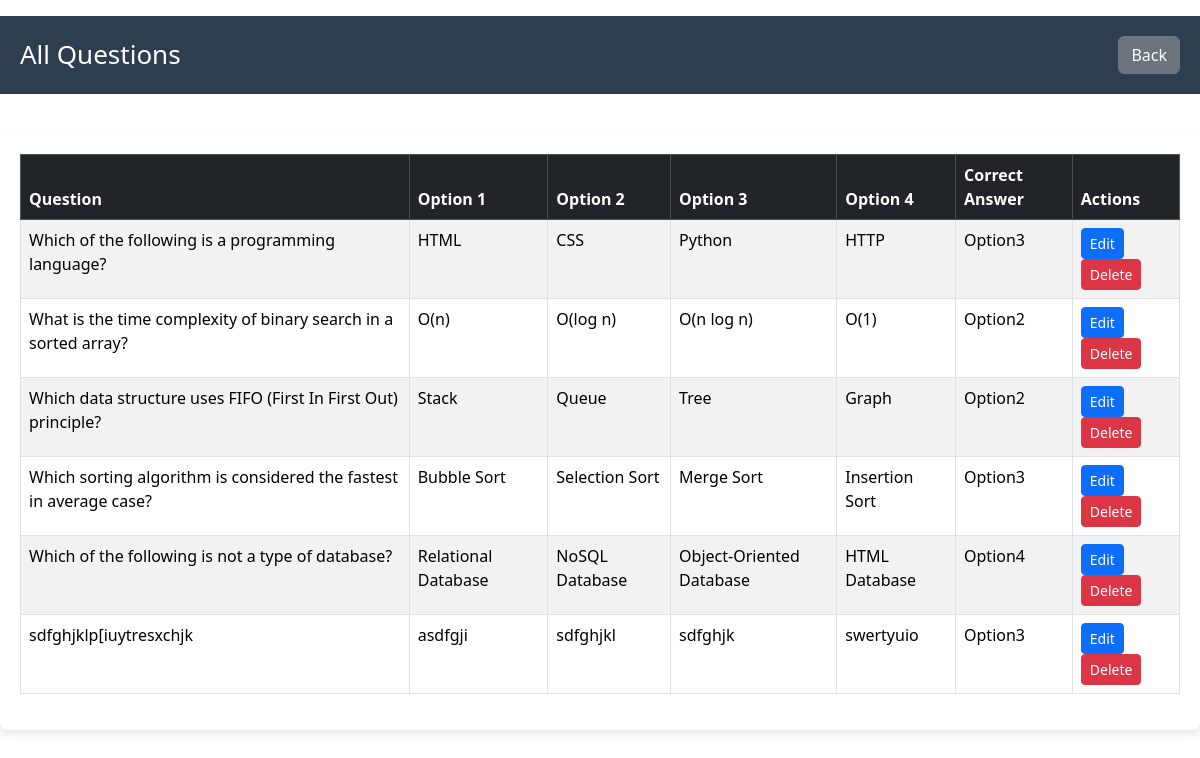
The page /view_questions/ on the database as committed earlier.
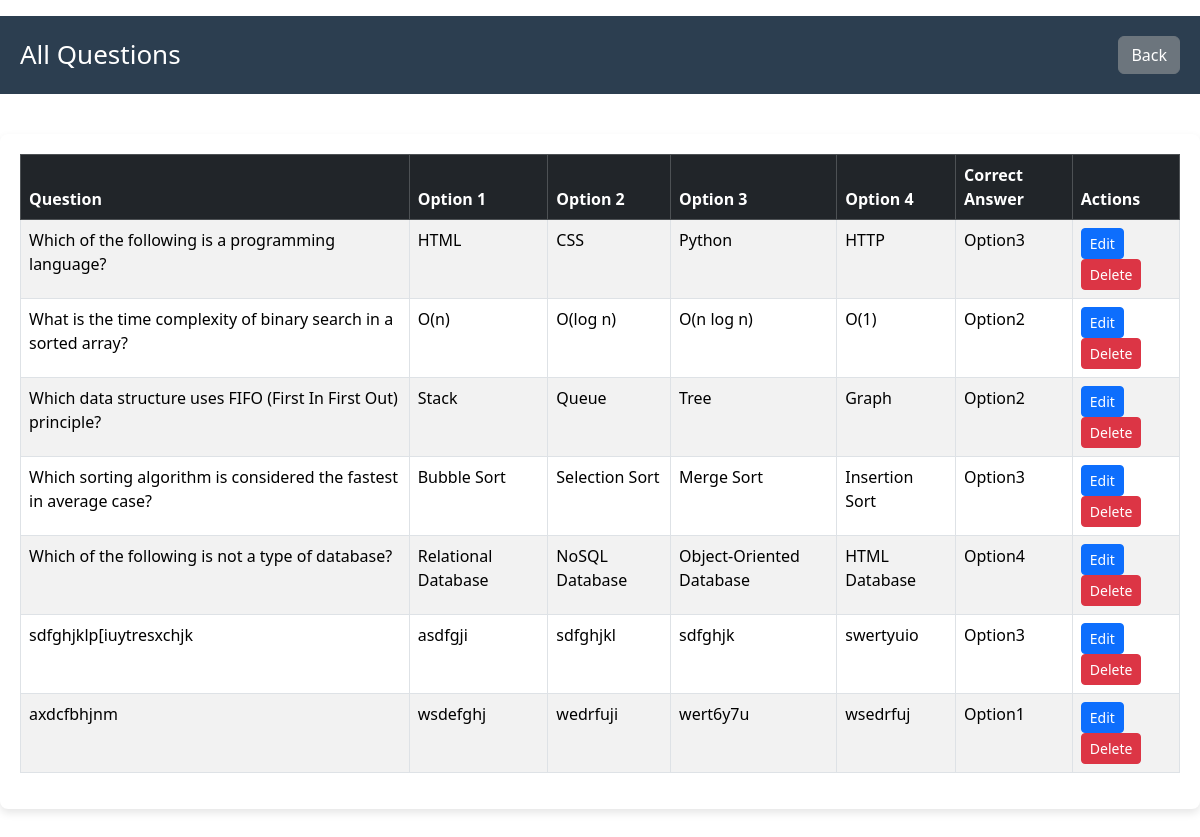
The same page on the database as committed later.
### Exam_Portel/models.py (models this page shows, shortened)
class Questions(models.Model):
    question_text = models.CharField(max_length=100,null=True,blank=True)
    option1 = models.CharField(max_length=100,null=True,blank=True)
    option2 = models.CharField(max_length=100,null=True,blank=True)
    option3 = models.CharField(max_length=100,null=True,blank=True)
    option4 = models.CharField(max_length=100,null=True,blank=True)
    ANSWER_CHOICES = (
        ('option1', 'Option 1'),
        ('option2', 'Option 2'),
        ('option3', 'Option 3'),
        ('option4', 'Option 4'),
    )
    correct_answer = models.CharField(max_length=10, choices=ANSWER_CHOICES)

### Exam_Portel/views.py (the view)
# urls.py: path('view_questions/',views.view_questions,name='view_questions'),
def view_questions(request):
    questions = Questions.objects.all()
    return render(request,'admin/view_questions.html',{'questions':questions})

### Exam_Portel/templates/admin/view_questions.html (shortened to what this page needs)
{% load static %}
<!DOCTYPE html>
<html lang="en">
<head>
    <link rel="stylesheet" href="{% static 'css/admin/view_questions.css' %}">
    <link href="https://cdn.jsdelivr.net/npm/bootstrap@5.3.2/dist/css/bootstrap.min.css" rel="stylesheet">
</head>
<body>
<header class="d-flex justify-content-between align-items-center my-3">
    <h1>All Questions</h1>
    <a href="{% url 'admin_dashboard' %}" class="btn btn-secondary">Back</a>
</header>
<div class="table-container">
    <table class="table table-striped table-bordered">
        <thead class="table-dark">
            <tr>
                <th>Question</th>
                <th>Option 1</th>
                <th>Option 2</th>
                <th>Option 3</th>
                <th>Option 4</th>
                <th>Correct Answer</th>
                <th>Actions</th>
            </tr>
        </thead>
        <tbody>
            {% for q in questions %}
            <tr>
                <td>{{ q.question_text }}</td>
                <td>{{ q.option1 }}</td>
                <td>{{ q.option2 }}</td>
                <td>{{ q.option3 }}</td>
                <td>{{ q.option4 }}</td>
                <td>{{ q.correct_answer|capfirst }}</td>
                <td>
                    <a href="{% url 'question_update' q.id %}" class="btn btn-sm btn-primary">Edit</a>
                    <a href="{% url 'question_delete' q.id %}" class="btn btn-sm btn-danger">Delete</a>
                </td>
            </tr>
            {% endfor %}
        </tbody>
    </table>
</div>
</body>
</html>

Rows that differ between the two databases and show on the page:
added Questions: question_text "axdcfbhjnm", option1 "wsdefghj", option2 "wedrfuji", option3 "wert6y7u", option4 "wsedrfuj", correct_answer "Option1"
